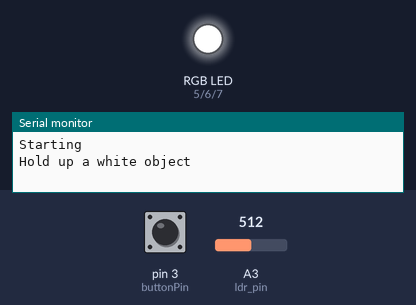
A sketch run on a simulated Arduino Uno, built with avr-gcc and run on an emulated ATmega328P. Shown: an RGB LED mixed from three pins (HIGH = lit), the last lines printed to the serial monitor. Dashed ring = blinking. Inputs (shaded band) come from the test bench; at power-on: pin 3 (buttonPin) LOW, A3 (ldr_pin) = 512.

Above: at 0.1 s.
At 7.9 s:
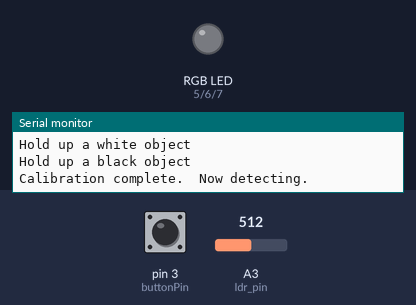
10.1 s: pin 3 (buttonPin) pulled HIGH for 3.2 s
At 10.45 s:
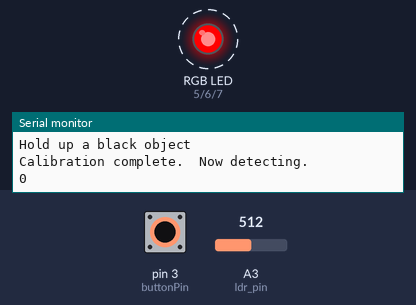
Timing chart, 0 to 20.8 s (numbered marks = the images above; inputs shaded):
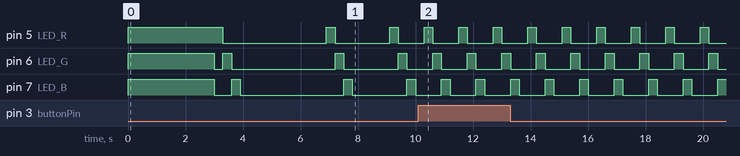

Measured:
- by itself, pin 5 (LED_R), pin 6 (LED_G), pin 7 (LED_B): alternates HIGH for 0.30 s and LOW for 0.90 s

The sketch:

LightSensor.ino
```cpp
// Arduino RGB colour sensor
// Written by Peter Robinson, www.robinsonia.com/wp
// September 2014

// Setting up the pin definitions for the LEDs as constants
// makes it easier to change them without modifying lots of code
#define LED_R  5
#define LED_G  6
#define LED_B  7

const int buttonPin = 3;     // the number of the pushbutton pin
int buttonState = 0;         // variable for reading the pushbutton status

int ldr_pin = 3;     // Rhe analog input pin for the light sensor
int ldr_delay = 300; // Delay in milliseconds for sensor to respond to light changes

// Variables used to calibrate the sensor
float min_r = 0;
float max_r = 0;
float min_g = 0;
float max_g = 0;
float min_b = 0;
float max_b = 0;

// Calculated values of red, green and blue light intensities
float r = 0;
float g = 0;
float b = 0;

int temp = 0;

void setup()  {

  pinMode(LED_R,OUTPUT);
  pinMode(LED_G,OUTPUT);
  pinMode(LED_B,OUTPUT);

    pinMode(buttonPin, INPUT);


  Serial.begin(9600);
  Serial.println("Starting");

  Serial.println("Hold up a white object");
  calibrate_max();
  Serial.println("Hold up a black object");
  calibrate_min();

  Serial.println("Calibration complete.  Now detecting.");
  delay(1000);
}

void LED_on(int pin)
{
  digitalWrite(pin, HIGH);
}

void LED_off(int pin)
{
  digitalWrite(pin, LOW);
}

void LEDs_off()
{
  LED_off(LED_R);
  LED_off(LED_G);
  LED_off(LED_B);
}

// In the main body of the program, fade the LED in and out
void loop()  {
  while (true)
  {
    measure();    // Take the readings
    interpret();  // Work out which colour the readings represent
  }
}

void measure()
{

    LEDs_off();
    delay(ldr_delay);
    // Illuminate with red light
    LED_on(LED_R);
    // Give the LDR time to respond to the light change
    delay(ldr_delay);
    // Read the light intensity
    temp = analogRead(ldr_pin);
    // Calculate the red value as a proportion of the min/max range calibrated earlier
    r = (temp - min_r) / (max_r - min_r);
    LEDs_off();

    // Repeat for green and blue components
    LED_on(LED_G);
    delay(ldr_delay);
    temp = analogRead(ldr_pin);
    g = (temp - min_g) / (max_g - min_g);
    LEDs_off();

    LED_on(LED_B);
    delay(ldr_delay);
    temp = analogRead(ldr_pin);
    b = (temp - min_b) / (max_b - min_b);
    LEDs_off();

}

void interpret()
{
    buttonState = digitalRead(buttonPin);
        Serial.println(buttonState);

  if (buttonState == HIGH)
  {
    Serial.println("rgb");
  Serial.println( r);
 Serial.println( g);
Serial.println( b);
    Serial.println("---");

if ((r>0.6) && (g<0.6) && (b<0.6))
    Serial.println("Red!");
 else if ((r<0.6) && (g>0.6) && (b<0.6))
    Serial.println("Green!");
 else if ((r<0.6) && (g<0.6) && (b>0.6))
    Serial.println("Blue!");
  else    if ((r>0.6) && (g>0.6) && (b<0.6))
    Serial.println("Yellow!");
    else  if ((r<0.6) && (g>0.6) && (b>0.6))
    Serial.println("Turquoise!");
   else  if ((r>0.6) && (g<0.6) && (b>0.6))
    Serial.println("Purple!");
   else if ((r<0.6) && (g<0.6) && (b<0.6))
    Serial.println("Black!");
  else  if ((r>0.6) && (g>0.6) && (b>0.6))
    Serial.println("White!");
else
    Serial.println("Grey!");
  }


}

// Use a white sample to get maximum readings
void calibrate_max()
{
    LED_on(LED_R);
    LED_on(LED_G);
    LED_on(LED_B);
    delay(3000);
    LEDs_off();
    LED_on(LED_R);
    delay(ldr_delay);
    max_r = analogRead(ldr_pin);
    LEDs_off();
    LED_on(LED_G);
    delay(ldr_delay);
    max_g = analogRead(ldr_pin);
    LEDs_off();
    LED_on(LED_B);
    delay(ldr_delay);
    max_b = analogRead(ldr_pin);
    LEDs_off();
}

// Use a black sample to get minimum readings
void calibrate_min()
{
    LEDs_off();
    delay(3000);
    LED_on(LED_R);
    delay(ldr_delay);
    min_r = analogRead(ldr_pin);
    LEDs_off();
    LED_on(LED_G);
    delay(ldr_delay);
    min_g = analogRead(ldr_pin);
    LEDs_off();
    LED_on(LED_B);
    delay(ldr_delay);
    min_b = analogRead(ldr_pin);
    LEDs_off();
}
```
